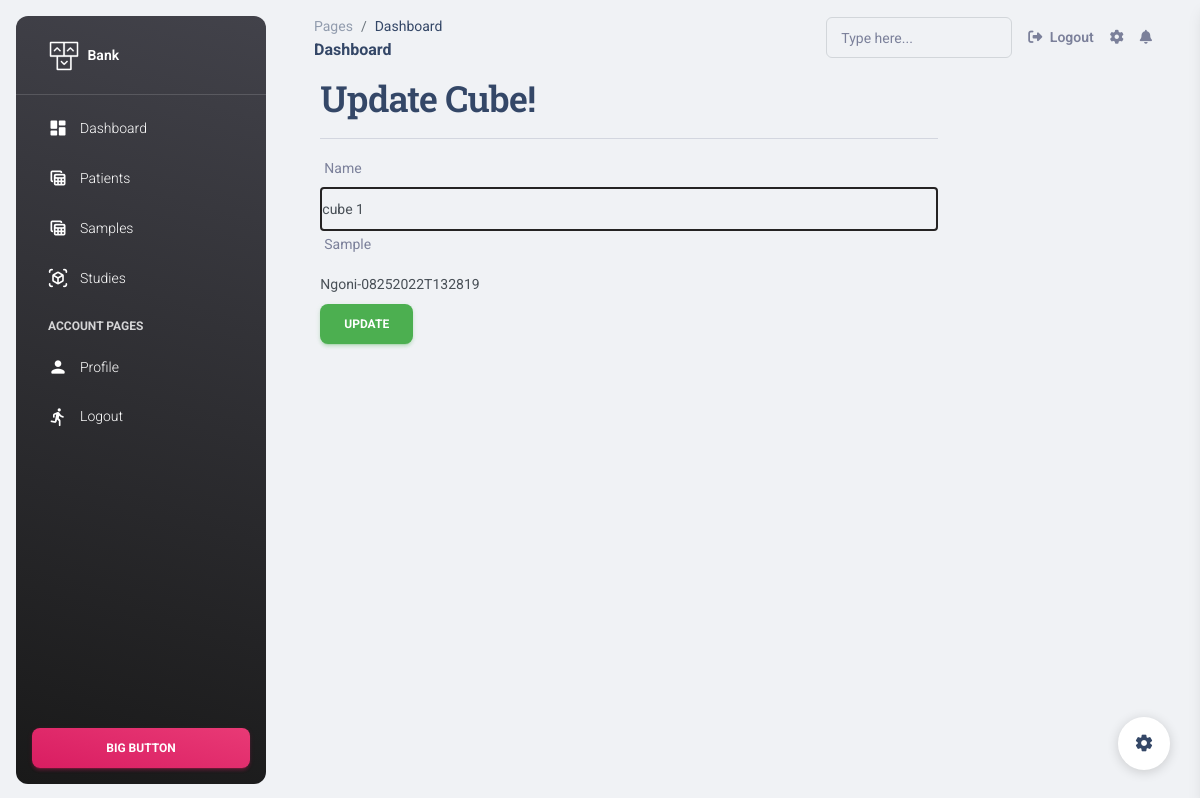
Page /1/edit_cube/ (signed in) on the earlier database version.
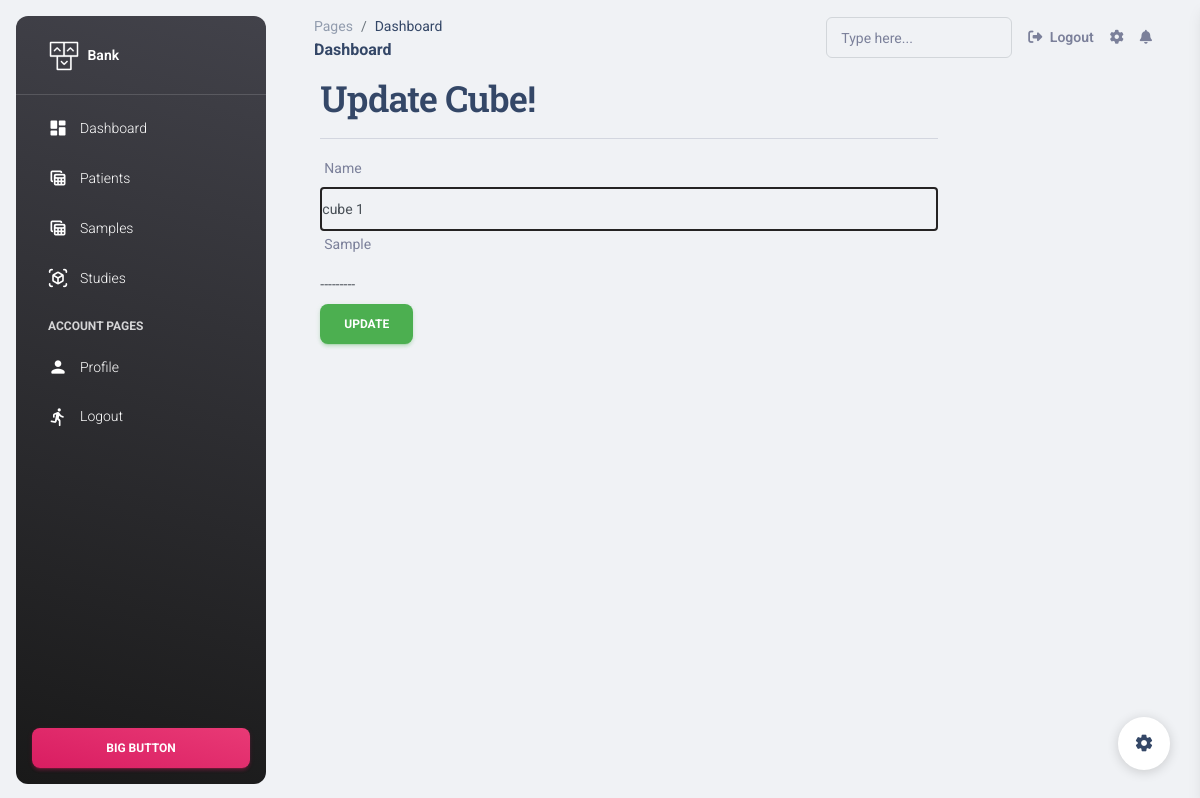
Same page on the later database version.
### apps/home/models.py (models this page shows, shortened)
class Cube(models.Model):
    id = models.AutoField(primary_key=True)
    box = models.ForeignKey(Box, on_delete=models.CASCADE)
    occupied = models.BooleanField(default=False)
    sample = models.ForeignKey(Sample, blank=True,null=True,on_delete=models.CASCADE,related_name='mySample')
    name = models.CharField(max_length=200, default="cube 1")

### apps/home/views.py (the view, shortened to what this page needs)
# urls.py: re_path(r'^(?P<cubeid>\d+)/edit_cube/$',views.UpdateCubeView.as_view(), name='edit_cube'),
class UpdateCubeView(LoginRequired, AuthorshipRequired, UpdateView):
    template_name = 'cubes/edit_cube.html'
    model = Cube
    pk_url_kwarg = 'cubeid'
    form_class=CubeForm

### apps/home/views.py
class CubeForm(ModelForm):
    class Meta:
        model = Cube
        fields = ('name','sample')
    def __init__(self, *args, **kwargs):
        super(CubeForm, self).__init__(*args, **kwargs)
        self.fields['sample'].queryset = Sample.objects.filter(allocated=False)

### apps/context_processors.py (called while the page is built)
def cfg_assets_root(request):
    return { 'ASSETS_ROOT' : settings.ASSETS_ROOT }

### apps/home/mixins.py (called while the page is built)
    @method_decorator(login_required)
    def dispatch(self, *args, **kwargs):
        return super(LoginRequired, self).dispatch(*args, **kwargs)

    def dispatch(self, request, *args, **kwargs):
        obj = self.get_object()
        return super(AuthorshipRequired, self).dispatch(request, *args, **kwargs)

### apps/home/models.py (called while the page is built)
    def __str__(self) -> str:
        return self.name

### apps/templates/cubes/edit_cube.html (shortened to what this page needs)
{% extends 'layouts/base.html' %}
{% load widget_tweaks %}
{% block content %}
<div style="margin-left: 5%;" class="col-md-offset-2 col-md-8">
    <h2>Update Cube!</h2><hr>
    <form method="post">
        {% for field in form.visible_fields %}
            <div class="form-group">
                <label for="{{ field.id_for_label }}">{{ field.label }}</label>
                {{ field|add_class:'form-control' }}
            </div>
        {% endfor %}
        <div class="form-group">
            <button type="submit" class="btn btn-success">Update</button>
        </div>
    </form>
</div>
{% endblock %}

Differences in the rows shown:
changed Cube "cube 1": sample "Ngoni-08252022T132819" → "---------"
